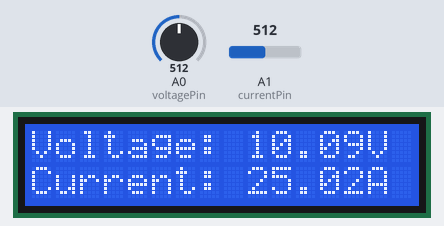
This sketch was run on a simulated Arduino Uno, built with avr-gcc and run on an emulated ATmega328P. On the bench: 16×2 character LCD. The inputs (shaded band) are chosen by the test bench; at power-on: A0 (voltagePin) = 512, A1 (currentPin) = 512.

Above: at 3.2 s.
3.3 s: A0 (voltagePin) set to 716
At 5.2 s:
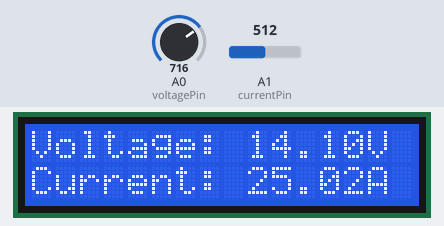
5.5 s: A1 (currentPin) set to 716
At 7.3 s:
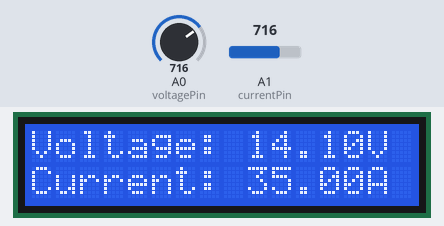
7.6 s: A0 (voltagePin) set to 900
At 9.3 s:
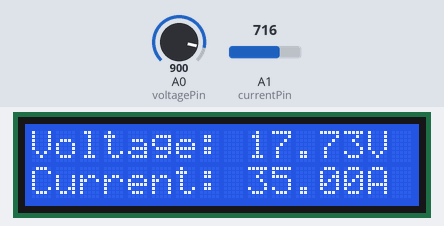
9.6 s: A1 (currentPin) set to 900
At 11.3 s:
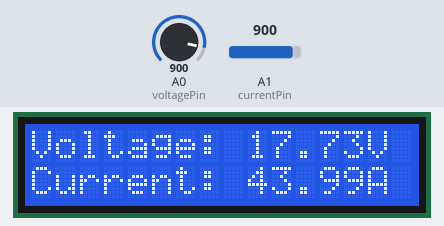
11.6 s: A0 (voltagePin) set to 1023
At 13.3 s:
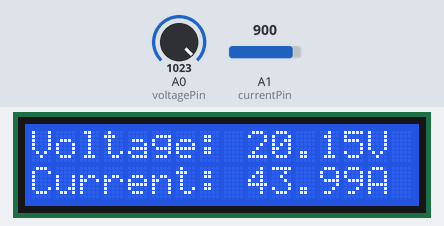
13.6 s: A1 (currentPin) set to 1023
At 15.6 s:
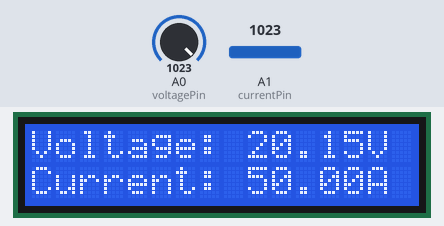
Timing chart, 0 to 16.6 s (numbered marks = the images above; inputs shaded):
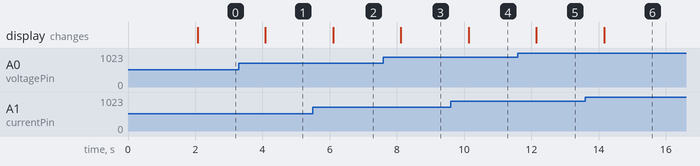

The sketch:

Current_Monitering_and_Capacity_Estimation.ino
```cpp
#include <LiquidCrystal.h>

LiquidCrystal lcd(12, 11, 5, 4, 3, 2); // Initialize the LCD library with pin numbers

const int voltagePin = A0; // Analog pin for voltage monitoring
const int currentPin = A1; // Analog pin for current monitoring
const float voltageDividerRatio = 3.3 / (3.3 + 10); // Voltage divider ratio
const float referenceVoltage = 5.0; // Arduino's reference voltage
const float shuntResistance = 0.1; // Shunt resistor value in ohms

unsigned long previousMillis = 0; // For time-based calculations
const unsigned long interval = 1000; // Interval for capacity estimation (1 second)

float accumulatedCurrent = 0; // Accumulated current over time
float batteryCapacity = 0; // Estimated battery capacity

void setup() {
  lcd.begin(16, 2); // Initialize the LCD
  lcd.print("Battery Monitor");
  delay(2000);
  lcd.clear();
}

void loop() {
  int rawVoltageValue = analogRead(voltagePin);
  int rawCurrentValue = analogRead(currentPin);

  // Convert ADC values to voltages
  float voltage = (rawVoltageValue * referenceVoltage) / 1023.0;
  float currentVoltage = (rawCurrentValue * referenceVoltage) / 1023.0;

  // Calculate battery voltage
  float batteryVoltage = voltage / voltageDividerRatio;

  // Calculate current using Ohm's law (V = IR)
  float current = currentVoltage / shuntResistance;

  // Calculate capacity over time
  unsigned long currentMillis = millis();
  if (currentMillis - previousMillis >= interval) {
    previousMillis = currentMillis;

    // Capacity = (Current * Time) / 3600 (convert millis to seconds)
    float currentSeconds = (float)interval / 1000.0;
    accumulatedCurrent += current * currentSeconds;
    batteryCapacity = accumulatedCurrent / 3600.0;
  }

  // Display values on LCD
  lcd.clear();
  lcd.setCursor(0, 0);
  lcd.print("Voltage: ");
  lcd.print(batteryVoltage, 2);
  lcd.print("V");

  lcd.setCursor(0, 1);
  lcd.print("Current: ");
  lcd.print(current, 2);
  lcd.print("A");

  delay(1000); // Delay between readings
}
```

Measured:
- after the input at 3.3 s, the display: changes after 0.79 s (image 1)
- after the input at 5.5 s, the display: changes after 0.60 s (image 2)
- after the input at 7.6 s, the display: changes after 0.52 s (image 3)
- after the input at 9.6 s, the display: changes after 0.53 s (image 4)
- after the input at 11.6 s, the display: changes after 0.55 s (image 5)
- after the input at 13.6 s, the display: changes after 0.56 s (image 6)
